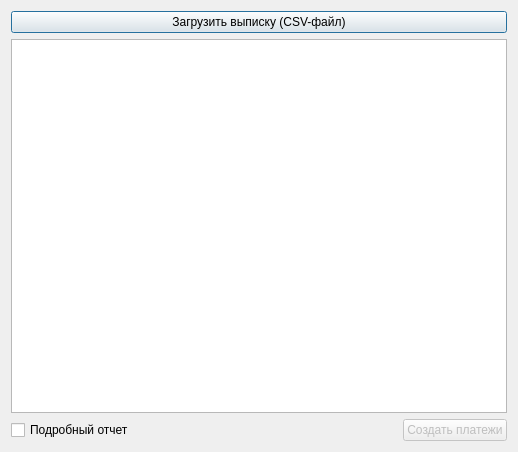
<?xml version="1.0" encoding="UTF-8"?>
<ui version="4.0">
 <class>feedialog</class>
 <widget class="QDialog" name="feedialog">
  <property name="geometry">
   <rect>
    <x>0</x>
    <y>0</y>
    <width>518</width>
    <height>452</height>
   </rect>
  </property>
  <property name="windowTitle">
   <string>Учет комиссий</string>
  </property>
  <layout class="QGridLayout" name="gridLayout">
   <item row="0" column="0" colspan="3">
    <widget class="QPushButton" name="pb_opencsv">
     <property name="text">
      <string>Загрузить выписку (CSV-файл)</string>
     </property>
    </widget>
   </item>
   <item row="1" column="0" colspan="3">
    <widget class="QTextEdit" name="te_info">
     <property name="readOnly">
      <bool>true</bool>
     </property>
    </widget>
   </item>
   <item row="2" column="0">
    <widget class="QCheckBox" name="chb_fullreport">
     <property name="text">
      <string>Подробный отчет</string>
     </property>
     <property name="checked">
      <bool>false</bool>
     </property>
    </widget>
   </item>
   <item row="2" column="1">
    <spacer name="horizontalSpacer">
     <property name="orientation">
      <enum>Qt::Orientation::Horizontal</enum>
     </property>
     <property name="sizeHint" stdset="0">
      <size>
       <width>40</width>
       <height>20</height>
      </size>
     </property>
    </spacer>
   </item>
   <item row="2" column="2">
    <widget class="QPushButton" name="pb_createfeeliabilities">
     <property name="enabled">
      <bool>false</bool>
     </property>
     <property name="text">
      <string>Создать платежи</string>
     </property>
    </widget>
   </item>
  </layout>
 </widget>
 <resources/>
 <connections/>
</ui>
